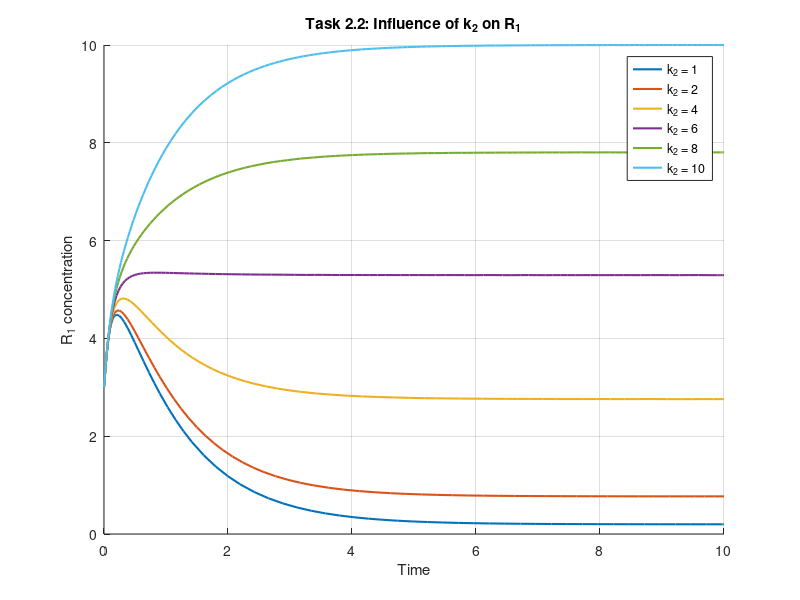
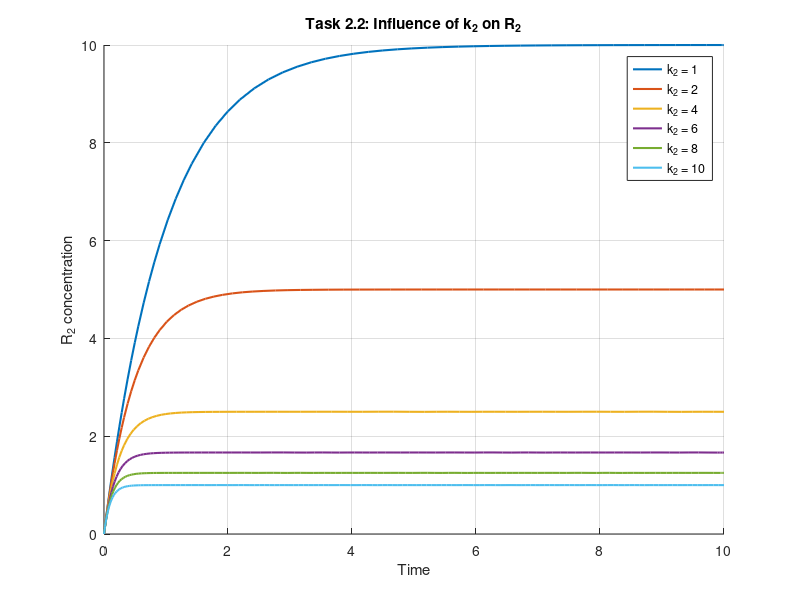

MATLAB code to generate these figures, in order:
clear; close all; clc;

%% Fixed parameters
ks1 = 20;
ks2 = 10;
k1  = 1;

K2  = 1;
n   = 2;

u1 = 1;
u2 = 1;

% k2 interval [1,10]
k2_values = [1 2 4 6 8 10];

% Time span
tspan = [0 10];

% Initial conditions
R0 = [3; 0];

%% Plot R1
figure; hold on;

for i = 1:length(k2_values)
    k2 = k2_values(i);

    ode = @(t,R) [
        ks1*u1/(1 + (R(2)/K2)^n) - k1*R(1);
        ks2*u2 - k2*R(2)
    ];

    [t,R] = ode45(ode, tspan, R0);

    plot(t, R(:,1), 'LineWidth',1.5, ...
        'DisplayName',['k_2 = ' num2str(k2)]);
end

xlabel('Time');
ylabel('R_1 concentration');
title('Task 2.2: Influence of k_2 on R_1');
legend;
grid on;

%% Plot R2
figure; hold on;

for i = 1:length(k2_values)
    k2 = k2_values(i);

    ode = @(t,R) [
        ks1*u1/(1 + (R(2)/K2)^n) - k1*R(1);
        ks2*u2 - k2*R(2)
    ];

    [t,R] = ode45(ode, tspan, R0);

    plot(t, R(:,2), 'LineWidth',1.5, ...
        'DisplayName',['k_2 = ' num2str(k2)]);
end

xlabel('Time');
ylabel('R_2 concentration');
title('Task 2.2: Influence of k_2 on R_2');
legend;
grid on;
